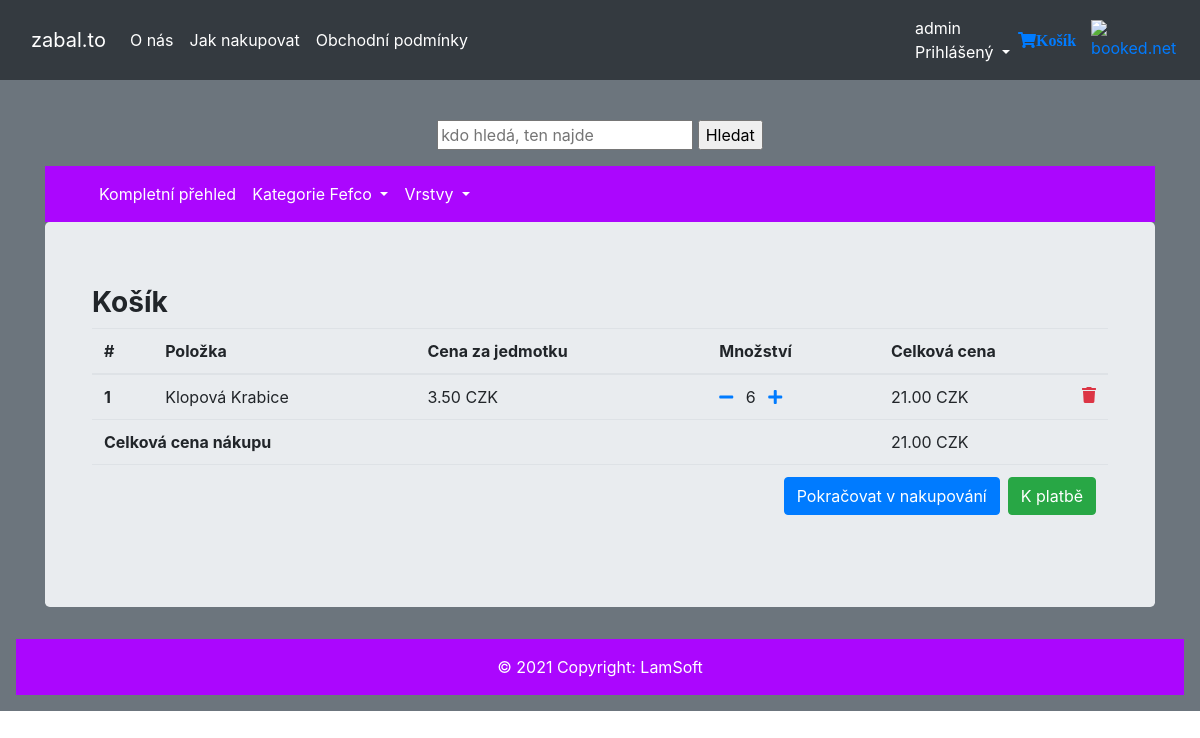
Page /order-summary/ (signed in) on the committed database.
### utils/models.py (models this page shows, shortened)
class OrderItem(Model):
    user = ForeignKey(settings.AUTH_USER_MODEL,
                             on_delete=CASCADE)
    ordered = BooleanField(default=False)
    item = ForeignKey(Box, on_delete=CASCADE)
    quantity = IntegerField(default=1)
    def get_total_item_price(self):
        return self.quantity * self.item.price_a
    def get_final_price(self):
        if self.item.discount_price:
            return self.get_discount_item_price()
        return self.get_total_item_price()

class Box(Model):
    name = CharField(max_length=50)
    size = CharField(max_length=20)
    color = CharField(max_length=20)
    layer = ForeignKey(Layer, on_delete=DO_NOTHING)
    fefco = ForeignKey(Fefco, on_delete=DO_NOTHING)
    description = CharField(max_length=500)
    price_a = DecimalField(max_digits=8, decimal_places=2)
    price_n = DecimalField(max_digits=8, decimal_places=2)
    photo = ImageField(upload_to='media')
    quantity = IntegerField()
    discount_price = FloatField(blank=True, null=True)

class Order(Model):
    user = ForeignKey(settings.AUTH_USER_MODEL, on_delete=CASCADE)
    items = ManyToManyField(OrderItem)
    start_date = DateTimeField(auto_now_add=True)
    ordered_date = DateTimeField()
    ordered = BooleanField(default=False)
    checkout_address = ForeignKey(
        'CheckoutAddress', on_delete=SET_NULL, blank=True, null=True)
    payment = ForeignKey(
        'Payment', on_delete=SET_NULL, blank=True, null=True)
    def get_total_price(self):
        total = 0
        for order_item in self.items.all():
            total += order_item.get_final_price()
        return total

### utils/views.py (the view)
# urls.py: path('order-summary/', OrderSummaryView.as_view(), name='order-summary'),
class OrderSummaryView(LoginRequiredMixin, View):
    def get(self, *args, **kwargs):
        try:
            order = Order.objects.get(user=self.request.user, ordered=False)
            context = {
                'object': order
            }
            return render(self.request, 'order_summary.html', context)
        except ObjectDoesNotExist:
            messages.error(self.request, "You do not have an order")
            return redirect("/")

### utils/templates/order_summary.html (shortened to what this page needs)
{% extends 'front.html' %}
{% block content %}
    <main>
        <div class= "container">
            <div class="table-responsive text-nowrap">
                <h3>
                    <strong>Košík</strong>
                </h3>
                <table class="table">
                    <thead>
                    <tr>
                        <th scope="col">#</th>
                        <th scope="col">Položka</th>
                        <th scope="col">Cena za jedmotku</th>
                        <th scope="col">Množství</th>
                        <th scope="col">Celková cena</th>
                    </tr>
                    </thead>
                    <tbody>
                    {% for order_item in object.items.all %}
                        <tr>
                            <th scope="row">{{ forloop.counter }}</th>
                            <td>{{ order_item.item.name }}</td>
                            <td>
                                {% if order_item.item.discount_price %}
                                    <del>{{ order_item.item.price_a}} CZK</del>
                                    {{ order_item.item.discount_price }} CZK
                                {% else %}
                                    {{ order_item.item.price_a}} CZK
                                {% endif %}
                            </td>
                            <td>
                                <a href="{% url 'reduce-quantity-item' order_item.item.pk %}"><i class="fas fa-minus mr-2"></i></a>
                                {{ order_item.quantity }}
                                <a href="{% url 'add-to-cart' order_item.item.pk %}"><i class="fas fa-plus ml-2"></i></a>
                            </td>
                            <td>
                                {% if order_item.item.discount_price %}
                                    {{ order_item.get_discount_item_price }} CZK
                                    <span class="badge badge-success" >Saved CZK{{ order_item.get_amount_saved }}</span>
                                {% else %}
                                    {{ order_item.get_total_item_price}} CZK
                                {% endif %}
                                <a href="{% url 'remove-from-cart' order_item.item.pk %}">
                                    <i class="fas fa-trash float-right text-danger"></i>
                                </a>
                            </td>
                        </tr>
                    {% endfor %}
                    {% if object.get_total_price %}
                        <tr>
                            <td colspan="4"><b>Celková cena nákupu</b></td>
                            <td>{{ object.get_total_price }} CZK</td>
                        </tr>
                        <tr>
                            <td colspan="5">
                                <a href="{% url 'checkout' %}" class="btn btn-success btm-sm float-right ml-2">K platbě</a>
                                <a href="/" class="btn btn-primary float-right">Pokračovat v nakupování</a>
                            </td>
                        </tr>
                    {% endif %}
                    </tbody>
                </table>
            </div>
        </div>
    </main>
{% endblock content %}

### utils/templates/front.html (shortened to what this page needs)
{% load static %}
{% load cart_template_tags %}
<html>
  <head>
    <link rel="stylesheet" href="https://stackpath.bootstrapcdn.com/bootstrap/4.2.1/css/bootstrap.min.css">
     <link rel="stylesheet" href="https://use.fontawesome.com/releases/v5.11.2/css/all.css">
    <link rel="stylesheet" href="https://cdnjs.cloudflare.com/ajax/libs/font-awesome/4.7.0/css/font-awesome.min.css">
  </head>
  <body>
    <nav class="navbar navbar-expand-lg navbar-dark bg-dark text-black">
      <div class="container fixed">
          <a class="navbar-brand" href="/">zabal.to</a>
          <div class="collapse navbar-collapse" id="navbarNavAltMarkup">
            <div class="navbar-nav">
              <a class="nav-item nav-link active" href="{% url 'about' %}">
                O nás
              </a>
            </div>
            <div class="navbar-nav">
              <a class="nav-item nav-link active" href="{% url 'how_to_shop' %}">
                Jak nakupovat
              </a>
            </div>
            <div class="navbar-nav">
              <a class="nav-item nav-link active" href="{% url 'conditions' %}">
                Obchodní podmínky
              </a>
            </div>
          </div>
        <div class="navbar-nav ml-auto">
            <div class="nav-item dropdown">
                {% if user.is_authenticated %}
                    <a class="nav-link active dropdown-toggle" href="#" data-toggle="dropdown">
                        {% if user.first_name %}{{ user.first_name}} <br> Prihlášený
                            {% else %}{{ user.username}} <br> Prihlášený
                        {% endif %}
                    </a>
                {% else %}
                    <a class="nav-link active dropdown-toggle" href="#" data-toggle="dropdown">Nepřihlášený</a>
                    <div class="dropdown-menu dropdown-menu-right">
                        <a class="dropdown-item text-right" href="{% url 'login' %}">Přihlásit</a>
                        <a class="dropdown-item text-right" href="{% url 'sign_up' %}">Zaregistrovat</a>
                    </div>
                {% endif %}
            </div>
        </div>
        <a href="{% url 'order-summary' %}">
          <i class="fas fa-shopping-cart">Košík</i>
        </a>
        </div>
<a target="_blank" href="https://www.booked.cz/weather/prague-18152"><img src="https://w.bookcdn.com/weather/picture/30_18152_1_13_34495e_250_2c3e50_ffffff_ffffff_1_2071c9_ffffff_0_6.png?scode=124&domid=&anc_id=63937"  alt="booked.net"/></a>
    </nav>
    <div class="p-3 mb-2 bg-secondary text-black">
        <br>
        <form action="/search/" method="GET" style="text-align: center;">
            <input type="text" name="name" placeholder="kdo hledá, ten najde" >
            <input type="submit" name="Hledat" value="Hledat">
        </form>
        <div class="container">
          <nav class="navbar navbar-expand-lg navbar-static-top" style="background-color: #ab06fe">
            <div class="container">
              <div class="container fixed">
                <div class="navbar-nav">
                    <a class="nav-item nav-link active" href="{% url 'products' %}" style="color: white">
                      Kompletní přehled
                    </a>
                    <li class="nav-item dropdown">
                      <a class="nav-link dropdown-toggle" href="#" id="Category_FEFCO" role="button" data-toggle="dropdown" aria-haspopup="true" aria-expanded="false" style="color: white">
                        Kategorie Fefco
                      </a>
                    </li>
                    <li class="nav-item dropdown">
                      <a class="nav-link dropdown-toggle" href="#" id="Category_layer" role="button" data-toggle="dropdown" aria-haspopup="true" aria-expanded="false" style="color: white">
                        Vrstvy
                      </a>
                    </li>
                </div>
              </div>
            </div>
          </nav>
        </div>
      <div class="container">
        <div class="jumbotron">
          {% block content %}{% endblock %}
        </div>
      </div>
        {% include "footer.html" %}
    </div>
  </body>
</html>

### rows in the picture
OrderItem: item.name "Klopová Krabice", item.price_a "3.50", quantity "6", get_total_item_price "21.00"
Order: get_total_price "21.00"

### other values in the picture
{{ user.username }} "admin"
